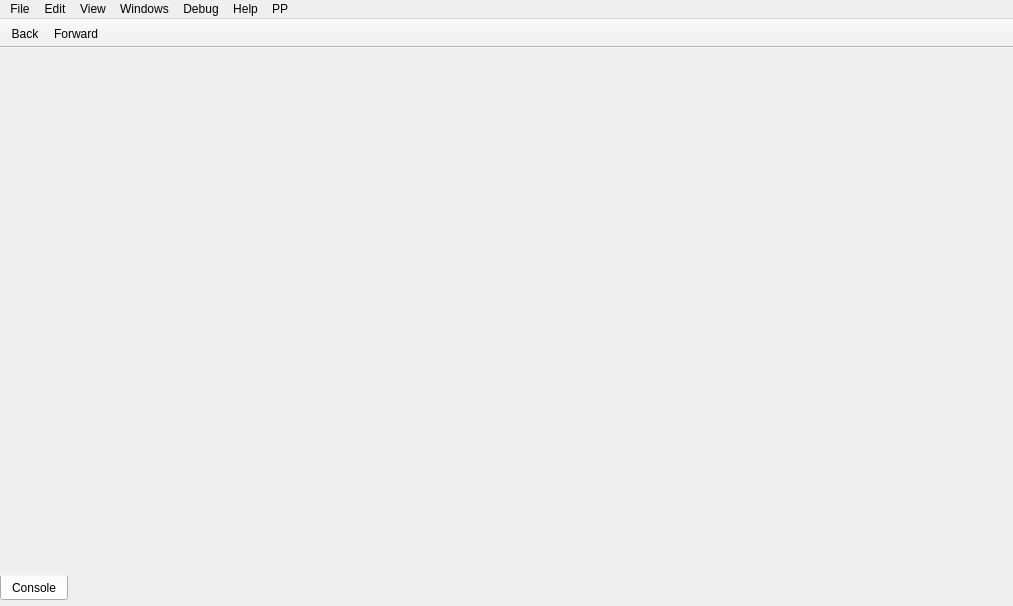
<?xml version="1.0" encoding="UTF-8"?>
<ui version="4.0">
 <class>MainWindow</class>
 <widget class="QMainWindow" name="MainWindow">
  <property name="geometry">
   <rect>
    <x>0</x>
    <y>0</y>
    <width>1013</width>
    <height>606</height>
   </rect>
  </property>
  <property name="sizePolicy">
   <sizepolicy hsizetype="Expanding" vsizetype="Expanding">
    <horstretch>0</horstretch>
    <verstretch>0</verstretch>
   </sizepolicy>
  </property>
  <property name="windowTitle">
   <string notr="true">Cutter</string>
  </property>
  <property name="styleSheet">
   <string notr="true">QHeaderView::section {
     padding: 3px;
     padding-left: 10px;
/*     border: 2px solid white;*/
}

QMainWindow &gt; QTabBar
{
    qproperty-drawBase: 0;
}

QMainWindow &gt; QTabBar::tab {
    border-bottom-color: #2180a9;
    border-top-left-radius: 0px;
    border-top-right-radius: 0px;
    min-width: 8ex;
    padding: 5px;
	margin-bottom: 3px;
	margin-top: 3px;
}

QMainWindow &gt; QTabBar::tab:selected {
    background: #2180a9;
    color: #FFFFFF;
}

QMainWindow &gt; QTabBar::tab:hover {
    background: #2180a9;      /* #3C879E; */
    color: #FFFFFF;
}

QDockWidget::title {
    text-align: center;
}

QToolTip {
	background-color: #444;
	border: 3px solid #444;
	color: rgb(232, 232, 232);
	font: 11pt &quot;Monaco&quot;;
}
</string>
  </property>
  <property name="documentMode">
   <bool>false</bool>
  </property>
  <property name="dockNestingEnabled">
   <bool>true</bool>
  </property>
  <widget class="QWidget" name="centralWidget">
   <property name="sizePolicy">
    <sizepolicy hsizetype="Preferred" vsizetype="Maximum">
     <horstretch>0</horstretch>
     <verstretch>0</verstretch>
    </sizepolicy>
   </property>
   <layout class="QVBoxLayout" name="verticalLayout_10">
    <property name="leftMargin">
     <number>0</number>
    </property>
    <property name="topMargin">
     <number>0</number>
    </property>
    <property name="rightMargin">
     <number>0</number>
    </property>
    <property name="bottomMargin">
     <number>5</number>
    </property>
    <item>
     <widget class="QTabWidget" name="centralTabWidget">
      <property name="sizePolicy">
       <sizepolicy hsizetype="Expanding" vsizetype="Preferred">
        <horstretch>0</horstretch>
        <verstretch>0</verstretch>
       </sizepolicy>
      </property>
      <property name="styleSheet">
       <string notr="true">QTabWidget::pane { /* The tab widget frame */
border-top: 0px;
}</string>
      </property>
      <property name="tabPosition">
       <enum>QTabWidget::South</enum>
      </property>
      <property name="currentIndex">
       <number>0</number>
      </property>
      <property name="usesScrollButtons">
       <bool>false</bool>
      </property>
      <property name="documentMode">
       <bool>false</bool>
      </property>
      <property name="tabsClosable">
       <bool>false</bool>
      </property>
      <widget class="QWidget" name="tab">
       <property name="sizePolicy">
        <sizepolicy hsizetype="Preferred" vsizetype="Preferred">
         <horstretch>0</horstretch>
         <verstretch>0</verstretch>
        </sizepolicy>
       </property>
       <attribute name="title">
        <string notr="true">Console</string>
       </attribute>
       <layout class="QVBoxLayout" name="tabVerticalLayout">
        <property name="spacing">
         <number>0</number>
        </property>
        <property name="sizeConstraint">
         <enum>QLayout::SetNoConstraint</enum>
        </property>
        <property name="leftMargin">
         <number>0</number>
        </property>
        <property name="topMargin">
         <number>0</number>
        </property>
        <property name="rightMargin">
         <number>0</number>
        </property>
        <property name="bottomMargin">
         <number>0</number>
        </property>
       </layout>
      </widget>
     </widget>
    </item>
   </layout>
  </widget>
  <widget class="QMenuBar" name="menuBar">
   <property name="geometry">
    <rect>
     <x>0</x>
     <y>0</y>
     <width>1013</width>
     <height>20</height>
    </rect>
   </property>
   <property name="defaultUp">
    <bool>false</bool>
   </property>
   <property name="nativeMenuBar">
    <bool>true</bool>
   </property>
   <widget class="QMenu" name="menuFile">
    <property name="geometry">
     <rect>
      <x>345</x>
      <y>96</y>
      <width>148</width>
      <height>215</height>
     </rect>
    </property>
    <property name="title">
     <string>File</string>
    </property>
    <addaction name="actionNew"/>
    <addaction name="actionOpen"/>
    <addaction name="separator"/>
    <addaction name="actionImportPDB"/>
    <addaction name="separator"/>
    <addaction name="actionSave"/>
    <addaction name="actionSaveAs"/>
    <addaction name="separator"/>
    <addaction name="actionRun_Script"/>
    <addaction name="separator"/>
    <addaction name="actionQuit"/>
   </widget>
   <widget class="QMenu" name="menuView">
    <property name="title">
     <string>View</string>
    </property>
    <property name="tabsOnTop" stdset="0">
     <bool>false</bool>
    </property>
    <addaction name="actionRefresh_contents"/>
    <addaction name="separator"/>
    <addaction name="actionDefault"/>
    <addaction name="actionZen"/>
    <addaction name="actionReset_settings"/>
    <addaction name="separator"/>
    <addaction name="actionLock"/>
    <addaction name="actionTabs_on_Top"/>
   </widget>
   <widget class="QMenu" name="menuHelp">
    <property name="title">
     <string>Help</string>
    </property>
    <addaction name="actionAbout"/>
   </widget>
   <widget class="QMenu" name="menuEdit">
    <property name="title">
     <string>Edit</string>
    </property>
    <addaction name="actionSearch"/>
    <addaction name="actionUndoSeek"/>
    <addaction name="actionRedoSeek"/>
    <addaction name="separator"/>
    <addaction name="actionPreferences"/>
   </widget>
   <widget class="QMenu" name="addDebugWidgets">
    <property name="title">
     <string>Debug...</string>
    </property>
    <addaction name="actionStack"/>
    <addaction name="actionRegisters"/>
    <addaction name="actionBacktrace"/>
    <addaction name="actionMemoryMap"/>
    <addaction name="actionBreakpoint"/>
    <addaction name="actionRegisterRefs"/>
   </widget>
   <widget class="QMenu" name="addInfoWidgets">
    <property name="title">
     <string>Info...</string>
    </property>
    <addaction name="actionEntrypoints"/>
    <addaction name="actionClasses"/>
    <addaction name="actionImports"/>
    <addaction name="actionExports"/>
    <addaction name="actionSymbols"/>
    <addaction name="actionSDBBrowser"/>
    <addaction name="actionResources"/>
    <addaction name="actionVTables"/>
    <addaction name="actionTypes"/>
    <addaction name="actionFlags"/>
    <addaction name="actionSections"/>
    <addaction name="actionHeaders"/>
    <addaction name="actionZignatures"/>
    <addaction name="actionRelocs"/>
   </widget>
   <widget class="QMenu" name="menuWindows">
    <property name="title">
     <string>Windows</string>
    </property>
    <addaction name="actionDashboard"/>
    <addaction name="separator"/>
    <addaction name="actionDisassembly"/>
    <addaction name="actionGraph"/>
    <addaction name="actionHexdump"/>
    <addaction name="actionPseudocode"/>
    <addaction name="actionFunctions"/>
    <addaction name="actionSidebar"/>
    <addaction name="separator"/>
    <addaction name="actionStrings"/>
    <addaction name="actionSearch"/>
    <addaction name="separator"/>
    <addaction name="addInfoWidgets"/>
    <addaction name="addDebugWidgets"/>
    <addaction name="separator"/>
    <addaction name="actionComments"/>
    <addaction name="actionConsole"/>
    <addaction name="actionJupyter"/>
    <addaction name="separator"/>
    <addaction name="addExtraWidgets"/>
   </widget>
   <widget class="QMenu" name="menuDebug">
    <property name="title">
     <string>Debug</string>
    </property>
   </widget>
   <widget class="QMenu" name="menuPP">
    <property name="title">
     <string>PP</string>
    </property>
    <addaction name="actionPPProjectLoad"/>
    <addaction name="actionPPProjectSave"/>
    <addaction name="separator"/>
    <addaction name="actionPPReload"/>
    <addaction name="actionPPDecompile"/>
    <addaction name="actionPPCalculate"/>
   </widget>
   <addaction name="menuFile"/>
   <addaction name="menuEdit"/>
   <addaction name="menuView"/>
   <addaction name="menuWindows"/>
   <addaction name="menuDebug"/>
   <addaction name="menuHelp"/>
   <addaction name="menuPP"/>
  </widget>
  <widget class="QToolBar" name="mainToolBar">
   <property name="sizePolicy">
    <sizepolicy hsizetype="Preferred" vsizetype="Fixed">
     <horstretch>0</horstretch>
     <verstretch>0</verstretch>
    </sizepolicy>
   </property>
   <property name="contextMenuPolicy">
    <enum>Qt::DefaultContextMenu</enum>
   </property>
   <property name="windowTitle">
    <string notr="true">Main toolbar</string>
   </property>
   <property name="movable">
    <bool>false</bool>
   </property>
   <property name="iconSize">
    <size>
     <width>18</width>
     <height>18</height>
    </size>
   </property>
   <property name="toolButtonStyle">
    <enum>Qt::ToolButtonIconOnly</enum>
   </property>
   <attribute name="toolBarArea">
    <enum>TopToolBarArea</enum>
   </attribute>
   <attribute name="toolBarBreak">
    <bool>false</bool>
   </attribute>
   <addaction name="actionBackward"/>
   <addaction name="actionForward"/>
  </widget>
  <action name="actionDefault">
   <property name="text">
    <string>Reset Layout</string>
   </property>
   <property name="toolTip">
    <string>Reset layout</string>
   </property>
  </action>
  <action name="actionZen">
   <property name="text">
    <string>Zen Mode</string>
   </property>
   <property name="toolTip">
    <string>Zen mode</string>
   </property>
  </action>
  <action name="actionAbout">
   <property name="text">
    <string>About</string>
   </property>
  </action>
  <action name="actionNew">
   <property name="text">
    <string>New</string>
   </property>
   <property name="shortcut">
    <string>Ctrl+N</string>
   </property>
  </action>
  <action name="actionPPDecompile">
   <property name="text">
    <string>Decompile</string>
   </property>
   <property name="shortcut">
    <string>Ctrl+D</string>
   </property>
  </action>
     <action name="actionPPReload">
         <property name="text">
             <string>Reload File</string>
         </property>
     </action>
  <action name="actionClose">
   <property name="text">
    <string>Close</string>
   </property>
  </action>
  <action name="actionSave_workspace">
   <property name="text">
    <string>Save layout</string>
   </property>
   <property name="toolTip">
    <string>Save layout</string>
   </property>
  </action>
  <action name="actionDocumentation">
   <property name="text">
    <string>Documentation</string>
   </property>
  </action>
  <action name="actionOpen">
   <property name="text">
    <string>Open</string>
   </property>
   <property name="shortcut">
    <string>Ctrl+O</string>
   </property>
  </action>
  <action name="actionSave">
   <property name="text">
    <string>Save</string>
   </property>
   <property name="shortcut">
    <string>Ctrl+S</string>
   </property>
  </action>
  <action name="actionUndoSeek">
   <property name="text">
    <string>Undo Seek</string>
   </property>
  </action>
  <action name="actionRedoSeek">
   <property name="text">
    <string>Redo Seek</string>
   </property>
  </action>
  <action name="actionCut">
   <property name="text">
    <string>Cut</string>
   </property>
  </action>
  <action name="actionCopy">
   <property name="text">
    <string>Copy</string>
   </property>
  </action>
  <action name="actionPaste">
   <property name="text">
    <string>Paste</string>
   </property>
  </action>
  <action name="actionDelete">
   <property name="text">
    <string>Delete</string>
   </property>
  </action>
  <action name="actionSelect_all">
   <property name="text">
    <string>Select all</string>
   </property>
   <property name="toolTip">
    <string>Select all</string>
   </property>
  </action>
  <action name="actionFind">
   <property name="text">
    <string>Find</string>
   </property>
  </action>
  <action name="actionFind_next">
   <property name="text">
    <string>Find next</string>
   </property>
   <property name="toolTip">
    <string>Find next</string>
   </property>
  </action>
  <action name="actionFind_previous">
   <property name="text">
    <string>Find previous</string>
   </property>
   <property name="toolTip">
    <string>Find previous</string>
   </property>
  </action>
  <action name="actionBackward">
   <property name="icon">
    <iconset resource="resources.qrc">
     <normaloff>:/img/icons/arrow_left_light.svg</normaloff>:/img/icons/arrow_left_light.svg</iconset>
   </property>
   <property name="text">
    <string>Back</string>
   </property>
   <property name="toolTip">
    <string>Go back</string>
   </property>
  </action>
  <action name="actionForward">
   <property name="icon">
    <iconset resource="resources.qrc">
     <normaloff>:/img/icons/arrow_right_light.svg</normaloff>:/img/icons/arrow_right_light.svg</iconset>
   </property>
   <property name="text">
    <string>Forward</string>
   </property>
  </action>
  <action name="actionLock">
   <property name="checkable">
    <bool>true</bool>
   </property>
   <property name="checked">
    <bool>true</bool>
   </property>
   <property name="text">
    <string>Unlock Panels</string>
   </property>
   <property name="toolTip">
    <string>Toggle panel locks</string>
   </property>
   <property name="iconVisibleInMenu">
    <bool>false</bool>
   </property>
  </action>
  <action name="actionLockUnlock">
   <property name="checkable">
    <bool>true</bool>
   </property>
   <property name="icon">
    <iconset resource="resources.qrc">
     <normaloff>:/unlock</normaloff>:/unlock</iconset>
   </property>
   <property name="text">
    <string>Lock/Unlock</string>
   </property>
   <property name="toolTip">
    <string>Lock/Unlock</string>
   </property>
  </action>
  <action name="actionStrings">
   <property name="checkable">
    <bool>true</bool>
   </property>
   <property name="text">
    <string>Strings</string>
   </property>
   <property name="toolTip">
    <string>Show/Hide Strings panel</string>
   </property>
  </action>
  <action name="actionSections">
   <property name="checkable">
    <bool>true</bool>
   </property>
   <property name="text">
    <string>Sections</string>
   </property>
   <property name="toolTip">
    <string>Show/Hide Sections panel</string>
   </property>
  </action>
  <action name="actionFunctions">
   <property name="checkable">
    <bool>true</bool>
   </property>
   <property name="text">
    <string>Functions</string>
   </property>
   <property name="toolTip">
    <string>Show/Hide Functions panel</string>
   </property>
  </action>
  <action name="actionImports">
   <property name="checkable">
    <bool>true</bool>
   </property>
   <property name="text">
    <string>Imports</string>
   </property>
   <property name="toolTip">
    <string>Show/Hide Imports panel</string>
   </property>
  </action>
  <action name="actionSymbols">
   <property name="checkable">
    <bool>true</bool>
   </property>
   <property name="text">
    <string>Symbols</string>
   </property>
   <property name="toolTip">
    <string>Show/Hide Symbols panel</string>
   </property>
  </action>
  <action name="actionRelocs">
   <property name="checkable">
    <bool>true</bool>
   </property>
   <property name="text">
    <string>Relocs</string>
   </property>
   <property name="toolTip">
    <string>Show/Hide Relocs panel</string>
   </property>
  </action>
  <action name="actionFlags">
   <property name="checkable">
    <bool>true</bool>
   </property>
   <property name="text">
    <string>Flags</string>
   </property>
   <property name="toolTip">
    <string>Show/Hide Flags panel</string>
   </property>
  </action>
  <action name="actionMem">
   <property name="checkable">
    <bool>false</bool>
   </property>
   <property name="text">
    <string>Memory</string>
   </property>
   <property name="toolTip">
    <string>Show/Hide Memory panel</string>
   </property>
  </action>
  <action name="actionTheme">
   <property name="checkable">
    <bool>false</bool>
   </property>
   <property name="icon">
    <iconset resource="resources.qrc">
     <normaloff>:/img/icons/themes.svg</normaloff>:/img/icons/themes.svg</iconset>
   </property>
   <property name="text">
    <string>Theme</string>
   </property>
   <property name="autoRepeat">
    <bool>false</bool>
   </property>
   <property name="menuRole">
    <enum>QAction::PreferencesRole</enum>
   </property>
  </action>
  <action name="actionTabs">
   <property name="icon">
    <iconset resource="resources.qrc">
     <normaloff>:/img/icons/tabs.svg</normaloff>:/img/icons/tabs.svg</iconset>
   </property>
   <property name="text">
    <string>Tabs up/down</string>
   </property>
   <property name="toolTip">
    <string>Tabs up/down</string>
   </property>
  </action>
  <action name="actionRefresh_Panels">
   <property name="icon">
    <iconset resource="resources.qrc">
     <normaloff>:/img/icons/spin.svg</normaloff>:/img/icons/spin.svg</iconset>
   </property>
   <property name="text">
    <string>Refresh</string>
   </property>
  </action>
  <action name="actionComments">
   <property name="checkable">
    <bool>true</bool>
   </property>
   <property name="text">
    <string>Comments</string>
   </property>
   <property name="toolTip">
    <string>Show/Hide comments</string>
   </property>
  </action>
  <action name="actionTabs_on_Top">
   <property name="checkable">
    <bool>true</bool>
   </property>
   <property name="text">
    <string>Show Tabs at the Top</string>
   </property>
   <property name="toolTip">
    <string>Toggle tab position</string>
   </property>
  </action>
  <action name="actionDark_Theme">
   <property name="text">
    <string>Dark Theme</string>
   </property>
  </action>
  <action name="actionLoad_workspace">
   <property name="text">
    <string>Load layout</string>
   </property>
   <property name="toolTip">
    <string>Load layout</string>
   </property>
  </action>
  <action name="actionWhite_Theme">
   <property name="text">
    <string>Default Theme</string>
   </property>
  </action>
  <action name="actionBindiff">
   <property name="text">
    <string>Bindiff</string>
   </property>
  </action>
  <action name="actionAnalysis">
   <property name="text">
    <string>Analysis</string>
   </property>
  </action>
  <action name="actionTest_menu">
   <property name="text">
    <string>Test menu</string>
   </property>
  </action>
  <action name="actionHexCopy_Hexpair">
   <property name="text">
    <string>Copy hexpair</string>
   </property>
   <property name="toolTip">
    <string>Copy hexpair</string>
   </property>
  </action>
  <action name="actionHexCopy_Text">
   <property name="text">
    <string>Copy text</string>
   </property>
   <property name="toolTip">
    <string>Copy text</string>
   </property>
  </action>
  <action name="actionHexCopy_ASCII">
   <property name="text">
    <string>Copy ASCII</string>
   </property>
  </action>
  <action name="actionHexInsert_String">
   <property name="text">
    <string>Insert string</string>
   </property>
   <property name="toolTip">
    <string>Insert string</string>
   </property>
  </action>
  <action name="actionHexInsert_Hex">
   <property name="text">
    <string>Insert hex</string>
   </property>
   <property name="toolTip">
    <string>Insert hex</string>
   </property>
  </action>
  <action name="actionHexEdit">
   <property name="text">
    <string>Edit</string>
   </property>
  </action>
  <action name="actionHexPaste">
   <property name="text">
    <string>Paste</string>
   </property>
  </action>
  <action name="actionDisas_ShowHideBytes">
   <property name="text">
    <string>Show/Hide bytes</string>
   </property>
  </action>
  <action name="actionDisasSwitch_case">
   <property name="text">
    <string>Switch case</string>
   </property>
  </action>
  <action name="actionDisasCopy_All">
   <property name="text">
    <string>Copy all</string>
   </property>
   <property name="toolTip">
    <string>Copy all</string>
   </property>
  </action>
  <action name="actionDisasCopy_Bytes">
   <property name="text">
    <string>Copy bytes</string>
   </property>
   <property name="toolTip">
    <string>Copy bytes</string>
   </property>
  </action>
  <action name="actionDisasCopy_Disasm">
   <property name="text">
    <string>Copy disasm</string>
   </property>
   <property name="toolTip">
    <string>Copy disasm</string>
   </property>
  </action>
  <action name="actionDisplayOptions">
   <property name="text">
    <string>Copy disasm</string>
   </property>
   <property name="toolTip">
    <string>Copy disasm</string>
   </property>
  </action>
  <action name="actionStart_Web_Server">
   <property name="checkable">
    <bool>true</bool>
   </property>
   <property name="icon">
    <iconset resource="resources.qrc">
     <normaloff>:/img/icons/cloud.svg</normaloff>:/img/icons/cloud.svg</iconset>
   </property>
   <property name="text">
    <string>Start web server</string>
   </property>
   <property name="toolTip">
    <string>Start web server</string>
   </property>
  </action>
  <action name="action1column">
   <property name="text">
    <string>1</string>
   </property>
  </action>
  <action name="action2columns">
   <property name="text">
    <string>2</string>
   </property>
  </action>
  <action name="action4columns">
   <property name="text">
    <string>4</string>
   </property>
  </action>
  <action name="action8columns">
   <property name="text">
    <string>8</string>
   </property>
  </action>
  <action name="action16columns">
   <property name="text">
    <string>16</string>
   </property>
  </action>
  <action name="action32columns">
   <property name="text">
    <string>32</string>
   </property>
  </action>
  <action name="action64columns">
   <property name="text">
    <string>64</string>
   </property>
  </action>
  <action name="actionSyntax_AT_T_Intel">
   <property name="text">
    <string>Syntax AT&amp;T/Intel</string>
   </property>
  </action>
  <action name="actionFunctionsRename">
   <property name="text">
    <string>Rename</string>
   </property>
  </action>
  <action name="actionFunctionsUndefine">
   <property name="text">
    <string>Undefine</string>
   </property>
  </action>
  <action name="actionDisasRename">
   <property name="text">
    <string>Rename</string>
   </property>
  </action>
  <action name="actionDisasmUndefine">
   <property name="text">
    <string>Undefine</string>
   </property>
  </action>
  <action name="actionDisasAdd_comment">
   <property name="text">
    <string>Add comment</string>
   </property>
  </action>
  <action name="actionhide_bottomPannel">
   <property name="checkable">
    <bool>true</bool>
   </property>
   <property name="icon">
    <iconset resource="resources.qrc">
     <normaloff>:/img/icons/down.svg</normaloff>:/img/icons/down.svg</iconset>
   </property>
   <property name="text">
    <string>Show/Hide bottom pannel</string>
   </property>
   <property name="toolTip">
    <string>Show/Hide bottom pannel</string>
   </property>
  </action>
  <action name="actionSDBBrowser">
   <property name="checkable">
    <bool>true</bool>
   </property>
   <property name="text">
    <string>SDB Browser</string>
   </property>
  </action>
  <action name="actionRun_Script">
   <property name="text">
    <string>Run Script</string>
   </property>
  </action>
  <action name="actionDashboard">
   <property name="checkable">
    <bool>true</bool>
   </property>
   <property name="text">
    <string>Dashboard</string>
   </property>
   <property name="toolTip">
    <string>Show/Hide Dashboard panel</string>
   </property>
  </action>
  <action name="actionReset_settings">
   <property name="text">
    <string>Reset Settings</string>
   </property>
   <property name="toolTip">
    <string>Reset settings</string>
   </property>
  </action>
  <action name="actionQuit">
   <property name="text">
    <string>Quit</string>
   </property>
   <property name="shortcut">
    <string>Ctrl+Q</string>
   </property>
  </action>
  <action name="actionExports">
   <property name="checkable">
    <bool>true</bool>
   </property>
   <property name="text">
    <string>Exports</string>
   </property>
   <property name="toolTip">
    <string>Show/Hide Exports panel</string>
   </property>
  </action>
  <action name="actionRefresh_contents">
   <property name="text">
    <string>Refresh Contents</string>
   </property>
   <property name="toolTip">
    <string>Refresh contents</string>
   </property>
  </action>
  <action name="actionDisplay_Esil">
   <property name="checkable">
    <bool>true</bool>
   </property>
   <property name="text">
    <string>Show ESIL rather than assembly</string>
   </property>
  </action>
  <action name="actionDisplay_Pseudocode">
   <property name="checkable">
    <bool>true</bool>
   </property>
   <property name="text">
    <string>Show pseudocode rather than assembly</string>
   </property>
  </action>
  <action name="actionEntrypoints">
   <property name="checkable">
    <bool>true</bool>
   </property>
   <property name="text">
    <string>Entry Points</string>
   </property>
  </action>
  <action name="actionDisplay_Offsets">
   <property name="checkable">
    <bool>true</bool>
   </property>
   <property name="checked">
    <bool>true</bool>
   </property>
   <property name="text">
    <string>Display offsets</string>
   </property>
  </action>
  <action name="actionPreferences">
   <property name="text">
    <string>Preferences</string>
   </property>
  </action>
  <action name="actionSaveAs">
   <property name="text">
    <string>Save As...</string>
   </property>
  </action>
  <action name="actionTmp">
   <property name="text">
    <string>Tmp</string>
   </property>
  </action>
  <action name="actionDisassembly">
   <property name="checkable">
    <bool>true</bool>
   </property>
   <property name="text">
    <string>Disassembly</string>
   </property>
  </action>
  <action name="actionGraph">
   <property name="checkable">
    <bool>true</bool>
   </property>
   <property name="text">
    <string>Graph</string>
   </property>
  </action>
  <action name="actionPseudocode">
   <property name="checkable">
    <bool>true</bool>
   </property>
   <property name="text">
    <string>Pseudocode</string>
   </property>
  </action>
  <action name="actionHexdump">
   <property name="checkable">
    <bool>true</bool>
   </property>
   <property name="text">
    <string>Hexdump</string>
   </property>
  </action>
  <action name="actionSidebar">
   <property name="checkable">
    <bool>true</bool>
   </property>
   <property name="text">
    <string>Sidebar</string>
   </property>
  </action>
  <action name="actionConsole">
   <property name="checkable">
    <bool>true</bool>
   </property>
   <property name="text">
    <string>Console</string>
   </property>
  </action>
  <action name="actionStack">
   <property name="checkable">
    <bool>true</bool>
   </property>
   <property name="text">
    <string>Stack</string>
   </property>
  </action>
  <action name="actionRegisters">
   <property name="checkable">
    <bool>true</bool>
   </property>
   <property name="text">
    <string>Registers</string>
   </property>
  </action>
  <action name="actionBacktrace">
   <property name="checkable">
    <bool>true</bool>
   </property>
   <property name="text">
    <string>Backtrace</string>
   </property>
  </action>
  <action name="actionMemoryMap">
   <property name="checkable">
    <bool>true</bool>
   </property>
   <property name="text">
    <string>Memory map</string>
   </property>
  </action>
  <action name="actionBreakpoint">
   <property name="checkable">
    <bool>true</bool>
   </property>
   <property name="text">
    <string>Breakpoints</string>
   </property>
  </action>
  <action name="actionRegisterRefs">
   <property name="checkable">
    <bool>true</bool>
   </property>
   <property name="text">
    <string>Register References</string>
   </property>
  </action>
  <action name="actionClasses">
   <property name="checkable">
    <bool>true</bool>
   </property>
   <property name="text">
    <string>Classes</string>
   </property>
  </action>
  <action name="actionImportPDB">
   <property name="text">
    <string>Import PDB</string>
   </property>
  </action>
  <action name="actionAnalyze">
   <property name="text">
    <string>Analyze</string>
   </property>
  </action>
  <action name="actionResources">
   <property name="checkable">
    <bool>true</bool>
   </property>
   <property name="text">
    <string>Resources</string>
   </property>
  </action>
  <action name="actionVTables">
   <property name="checkable">
    <bool>true</bool>
   </property>
   <property name="text">
    <string>VTables</string>
   </property>
   <property name="toolTip">
    <string>Show/Hide VTables panel</string>
   </property>
  </action>
  <action name="actionTypes">
   <property name="checkable">
    <bool>true</bool>
   </property>
   <property name="text">
    <string>Types</string>
   </property>
   <property name="toolTip">
    <string>Show/Hide Types panel</string>
   </property>
  </action>
  <action name="actionSearch">
   <property name="checkable">
    <bool>true</bool>
   </property>
   <property name="text">
    <string>Search</string>
   </property>
   <property name="toolTip">
    <string>Show/Hide Search panel</string>
   </property>
  </action>
  <action name="actionHeaders">
   <property name="checkable">
    <bool>true</bool>
   </property>
   <property name="text">
    <string>Headers</string>
   </property>
   <property name="toolTip">
    <string>Show/Hide Headers panel</string>
   </property>
  </action>
  <action name="actionZignatures">
   <property name="checkable">
    <bool>true</bool>
   </property>
   <property name="text">
    <string>Zignatures</string>
   </property>
   <property name="toolTip">
    <string>Show/Hide Zignatures panel</string>
   </property>
  </action>
  <action name="actionJupyter">
   <property name="checkable">
    <bool>true</bool>
   </property>
   <property name="text">
    <string>Jupyter</string>
   </property>
  </action>
  <action name="actionExtraGraph">
   <property name="text">
    <string>Graph view</string>
   </property>
  </action>
  <action name="actionExtraHexdump">
   <property name="text">
    <string>Hexdump view</string>
   </property>
  </action>
  <action name="actionExtraDisassembly">
   <property name="text">
    <string>Disassembly view</string>
   </property>
  </action>
  <action name="actionRe_Decompile">
   <property name="text">
    <string>Decompile</string>
   </property>
  </action>
  <action name="actionPPProjectSave">
   <property name="text">
    <string>Save PP Project</string>
   </property>
  </action>
     <action name="actionPPProjectLoad">
         <property name="text">
             <string>Load PP Project</string>
         </property>
     </action>
     <action name="actionPPProjectLoad">
         <property name="text">
             <string>Load PP Project</string>
         </property>
     </action>
     <action name="actionPPCalculate">
         <property name="text">
             <string>Calculate States</string>
         </property>
     </action>
 </widget>
 <layoutdefault spacing="6" margin="11"/>
 <resources>
  <include location="resources.qrc"/>
 </resources>
 <connections/>
</ui>
